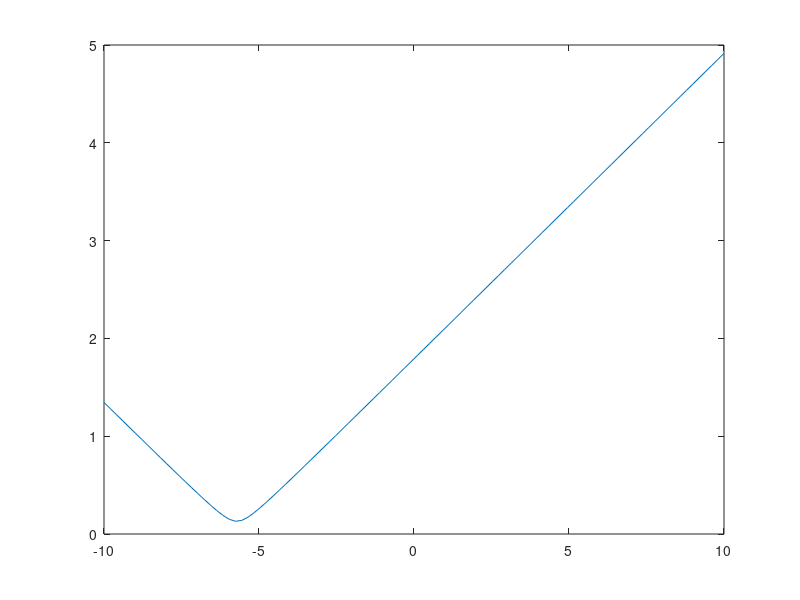
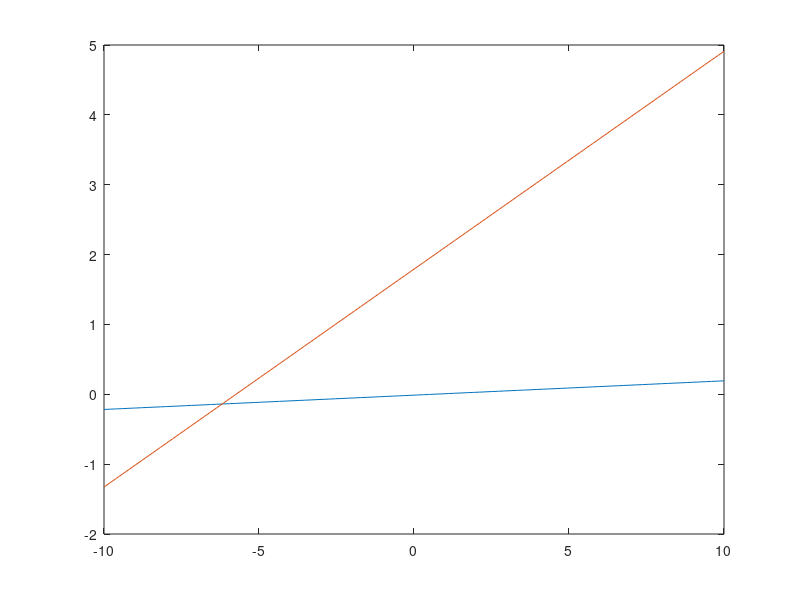

Reproduce these figures in MATLAB, in order.
clear all; close all;
tic;

mu_y_hat = .386;
mu_z_hat =  0;
beta_hat = 1;
kappa_hat = 0.019; 

mu_y = mu_y_hat;
mu_y = 0.38;
mu_z = mu_z_hat;
mu_z = 0.05;
beta = beta_hat;
beta = 1.01;
kappa = 0.01;

sigma_y = [0.488 0]';
sigma_z = [0.013 0.028]';
delta = 0.002; 

rho_tilde = log(2)/80;
sigma = [sigma_y'; sigma_z'];
inv_s = inv(sigma);
%alpha = norm(inv(sigma)*ss);

mu1 = mu_y-mu_y_hat;
mu2 = mu_z-mu_z_hat;
mu = [mu1;mu2];
u1 = beta-beta_hat;
u2 = kappa_hat-kappa;
u = [u1;u2];
aa = inv_s*mu;
bb =  inv_s*u;
d1 = -10; d2 = 10;
z = linspace(d1,d2,100);
eta = @(zz) aa*ones(1,size(zz,2))+bb*zz;
norm_eta = @(zz) norm(aa)^2+2*dot(aa,bb)*zz+norm(bb)^2*zz.^2;
figure;plot(z,sqrt(norm_eta(z)));
figure;plot(z,eta(z));
%kink detection


            % zeta2 = (s-s.^2).*norm(aa).^2;
            % zeta1 =  (s-s.^2).*dot(aa,bb);
            % zeta0 =  (s-s.^2).*norm(bb).^2;